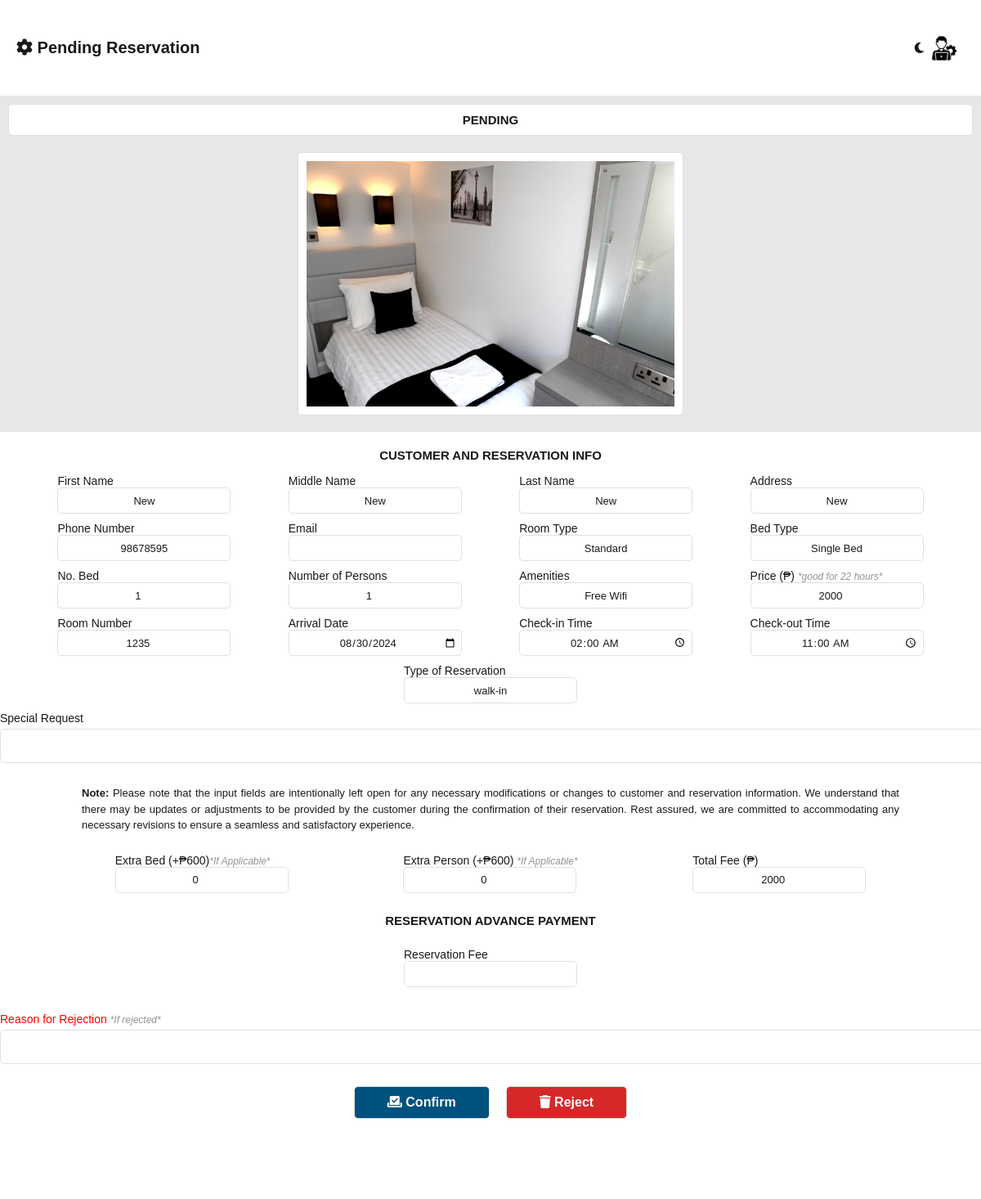
/admin/room_pending.php?manage_id=84 (signed in), run on the app's committed database.
### tables this page shows
CREATE TABLE `reserve_room_tbl` (
  `reserve_id` int(11) NOT NULL,
  `user_id` bigint(255) NOT NULL,
  `status` varchar(255) NOT NULL,
  `reservation_type` varchar(255) NOT NULL,
  `fname` varchar(255) NOT NULL,
  `mname` varchar(255) NOT NULL,
  `lname` varchar(255) NOT NULL,
  `address` varchar(255) NOT NULL,
  `phone_number` bigint(255) NOT NULL,
  `email` varchar(255) NOT NULL,
  `date_of_arrival` text NOT NULL,
  `time_of_arrival` time NOT NULL,
  `room_number` bigint(255) NOT NULL,
  `room_type` varchar(255) NOT NULL,
  `bed_type` varchar(255) NOT NULL,
  `bed_quantity` int(50) NOT NULL,
  `number_of_person` int(255) NOT NULL,
  `amenities` varchar(255) NOT NULL,
  `price` bigint(255) NOT NULL,
  `special_request` varchar(255) NOT NULL,
  `photo` varchar(255) NOT NULL,
  `reservation_fee` bigint(255) NOT NULL,
  `extra_bed` int(255) NOT NULL,
  `extra_person` int(255) NOT NULL,
  `total_fee` bigint(255) NOT NULL,
  `extend_time` int(255) NOT NULL,
  `extend_price` bigint(255) NOT NULL,
  `additional_payment` bigint(255) NOT NULL,
  `time_out` time NOT NULL,
  `rejection_reason` text NOT NULL
);

### admin/room_pending.php (the view, shortened to what this page needs)
<?php
include('db_connect.php');
$manage_data = ['reserve_id' => '', 'fname' => '', 'mname' => '', 'lname' => '', 'address' => '', 'phone_number' => '', 'email' => '', 'date_of_arrival' => '', 'time_of_arrival' => '', 'room_type' => '', 'bed_type' => '', 'bed_quantity' => '', 'number_of_person' => '', 'amenities' => '', 'price' => '', 'special_request' => '', 'reservation_type' => '', 'photo' => ''];
if (isset($_GET['manage_id'])) {
    $manage_id = $_GET['manage_id'];
    $manage_query = "SELECT * FROM reserve_room_tbl WHERE reserve_id = $manage_id";
    $manage_result = mysqli_query($con, $manage_query);
    $manage_data = mysqli_fetch_assoc($manage_result);
}
?>
<!DOCTYPE html>
<html lang="en">
<head>
    <?php
    include 'assets.php'
        ?>
    <link rel="stylesheet" type="text/css" href="css/main.css?v=<?php echo time(); ?>">
    <link rel="stylesheet" type="text/css" href="css/sidenav2.css?v=<?php echo time(); ?>">
    <link rel="stylesheet" type="text/css" href="css/allReservationRoomAndCottage.css?v=<?php echo time(); ?>">
</head>
<body>
    <main>
        <section class="middle-container">
            <div class="header-container">
                <div class="title-head">
                    <label for=""><i class="fa-solid fa-gear"></i> Pending Reservation</label>
                </div>
                <div class="title-head-right">
                    <div class="switch-mode">
                        <i class="fa-regular fa-moon" id="icon"></i>
                    </div>
                    <img src="../system_images/administrator.png" alt="" id="logoImg">
                </div>
            </div>
            <div class="center-container">
                <div class="container">
                    <div class="header-label">
                        <label for="">PENDING</label>
                    </div>
                    <form method="post" action="" class="form-container">
                        <div class="info-container">
                            <div class="image-container">
                                <img name="photo" src="<?php echo $manage_data['photo']; ?>" alt="">
                            </div>
                            <div class="header-label2">
                                <label>CUSTOMER AND RESERVATION INFO</label>
                            </div>
                            <div class="line">
                                <div>
                                    <label>First Name</label><br>
                                    <input name="first_name" value="<?php echo $manage_data['fname']; ?>">
                                </div>
                                <div>
                                    <label>Middle Name</label><br>
                                    <input name="middle_name" value="<?php echo $manage_data['mname']; ?>">
                                </div>
                                <div>
                                    <label>Last Name</label><br>
                                    <input name="last_name" value="<?php echo $manage_data['lname']; ?>">
                                </div>
                                <div>
                                    <label>Address</label><br>
                                    <input name="address" value="<?php echo $manage_data['address']; ?>">
                                </div>
                            </div>
                            <div class="line">
                                <div>
                                    <label>Phone Number</label><br>
                                    <input name="phone_number" value="<?php echo $manage_data['phone_number']; ?>">
                                </div>
                                <div>
                                    <label>Email</label><br>
                                    <input class="notransform" name="email"
                                        value="<?php echo $manage_data['email']; ?>">
                                </div>
                                <div>
                                    <label>Room Type</label><br>
                                    <input name="room_type" value="<?php echo $manage_data['room_type']; ?>">
                                </div>
                                <div>
                                    <label>Bed Type</label><br>
                                    <input type="text" name="bed_type" value="<?php echo $manage_data['bed_type']; ?>">
                                </div>
                            </div>
                            <div class="line">
                                <div>
                                    <label>No. Bed</label><br>
                                    <input type="number" name="bed_quantity"
                                        value="<?php echo $manage_data['bed_quantity']; ?>">
                                </div>
                                <div>
                                    <label>Number of Persons</label><br>
                                    <input type="number" name="number_of_person"
                                        value="<?php echo $manage_data['number_of_person']; ?>">
                                </div>
                                <div>
                                    <label>Amenities</label><br>
                                    <input name="amenities" value="<?php echo $manage_data['amenities']; ?>">
                                </div>
                                <div>
                                    <label>Price (₱) <em id="goodfor">*good for 22 hours*</em></label><br>
                                    <input type="number" name="price" value="<?php echo $manage_data['price']; ?>">
                                </div>
                            </div>
                            <div class="line">
                                <div>
                                    <label>Room Number</label><br>
                                    <input type="number" class="notransform" name="room_number"
                                        value="<?php echo $manage_data['room_number']; ?>">
                                </div>
                                <div>
                                    <label>Arrival Date</label><br>
                                    <input type="date" class="notransform" name="date_of_arrival"
                                        value="<?php echo $manage_data['date_of_arrival']; ?>">
                                </div>
                                <div>
                                    <label>Check-in Time</label><br>
                                    <input type="time" name="time_of_arrival"
                                        value="<?php echo $manage_data['time_of_arrival']; ?>">
                                </div>
                                <div>
                                    <label>Check-out Time</label><br>
                                    <input type="time" name="time_out" value="11:00" required>
                                </div>
                            </div>
                            <div class="line">
                                <div>
                                    <label>Type of Reservation</label><br>
                                    <input type="text" class="notransform" name="reservation_type"
                                        value="<?php echo $manage_data['reservation_type']; ?>" disabled>
                                </div>
                            </div>
                            <div class="line">
                                <div>
                                    <label>Special Request</label><br>
                                    <textarea name="special_request"
                                        id=""><?php echo $manage_data['special_request']; ?></textarea>
                                </div>
                            </div>
                            <div class="note">
                                <p>
                                    <b>Note:</b> Please note that the input fields are intentionally left open for any
                                    necessary modifications or changes to customer and reservation information. We
                                    understand that there may be updates or adjustments to be provided by the customer
                                    during the confirmation of their reservation. Rest assured, we are committed to
                                    accommodating any necessary revisions to ensure a seamless and satisfactory
                                    experience.
                                </p>
                            </div>
                            <div class="line">
                                <div>
                                    <label>Extra Bed (+₱600)<em id="goodfor">*If Applicable*</em></label><br>
                                    <input type="number" class="notransform" name="extra_bed" value="0">
                                </div>
                                <div>
                                    <label>Extra Person (+₱600) <em id="goodfor">*If Applicable*</em></label><br>
                                    <input type="number" name="extra_person" value="0">
                                </div>
                                <div>
                                    <label>Total Fee (₱)</label><br>
                                    <input type="number" name="total_fee" value="" readonly>
                                </div>
                            </div>
                            <div class="header-label2">
                                <label>RESERVATION ADVANCE PAYMENT</label>
                            </div>
                            <div class="payment-container">
                                <div class="line">
                                    <div>
                                        <label>Reservation Fee</label><br>
                                        <input type="number" name="reservation_fee" required>
                                    </div>
                                </div>
                            </div>
                            <br>
                            <div>
                                <div class="line">
                                    <div>
                                        <label style="color: red;">Reason for Rejection <em id="goodfor">*If
                                                rejected*</em></label><br>
                                        <textarea name="rejection_reason" id=""></textarea>
                                    </div>
                                </div>
                            </div>
                        </div>
                        <div class="button-holder">
                            <button class="check-btn" type="submit" name="confirm"><i
                                    class="fa-solid fa-check-to-slot"></i>
                                Confirm</button>
                            <a class="reject-btn" id="reject-btn" name="reject" onclick="confirmReject()"><i
                                    class="fa-solid fa-trash"></i>
                                Reject</a>
                        </div>
                    </form>
                </div>
            </div>
        </section>
    </main>
</body>
</html>

### admin/css/header.css (style rules this page uses)
* { margin: 0; font-family: 'Trebuchet MS', 'Lucida Sans Unicode', 'Lucida Grande', 'Lucida Sans', Arial, sans-serif; box-sizing: none; }
button { cursor: pointer; }

### admin/css/main.css (style rules this page uses)
* { margin: 0; font-family: 'Trebuchet MS', 'Lucida Sans Unicode', 'Lucida Grande', 'Lucida Sans', Arial, sans-serif; }
body { background-color: var(--first-color2); }
button { cursor: pointer; }
a { cursor: pointer; }
:root { --pure-white: white; --first-color: white; --first-color2: #E7E7E7; --second-color: #EAE2B7; --third-color: #FCBF49; --fourth-color: #F77F00; --fifth-color: #D62828; --sixth-color: #00527e; --seventh-color: #18191A; --seventh-color2: #e0e0e0; --seventh-color3: #e0e0e0; --seventh-color4: #757575; --eight-color: #002334; --eight-color2: #001824; --select-color: #F77F00; --select-color2: #cd6a00; --booknow-text: #ffffff; --booknow-text2: #242526; --booknow-border: #F77F00; --reservation-titleborder: #18191A; --reservation-title: #18191A; --reservation-text: white; --box-shadow: #b4b4b4; --after-input: #effaff; --water-border: #EAE2B7; --water-color: #0d2cc5; --gray-button: rgba(220, 220, 220, 0.849); font-size: 62.5%; --tdeven-color: #0023340c; --proceed-color: white; --proceed-bgcolor: #00527e; --cancel-color: white; --cancel-bgcolor: #D62828; --fixed-color: #effaff; --graph-title-color: #777; --legend-text-color: #777; --tooltip-bg-color: #333333; --tooltip-title-color: #ffffff; --tooltip-body-color: #ffffff; --axis-title-color: #777; --axis-ticks-color: #777; }
p { color: var(--seventh-color); font-size: 1.5rem; text-align: justify; line-height: 1.5; }
.center-container { animation: transitionIn 0.5s; }

### admin/css/sidenav2.css (style rules this page uses)
main { width: 100%; display: flex; flex-direction: row; }
.middle-container { width: 100%; display: flex; flex-direction: column; }
.header-container { width: 100%; height: 8vh; background-color: var(--first-color); display: flex; justify-content: space-between; align-items: center; }
.title-head { display: flex; align-items: center; margin-left: 20px; }
.title-head label { font-size: 2rem; font-weight: bold; color: var(--seventh-color); text-transform: capitalize; }
.title-head-right { display: flex; align-items: center; padding: 10px; margin-right: 20px; }
.title-head-right img { height: 30px; }
.title-head-right .switch-mode { margin-right: 10px; }
.switch-mode i { font-size: 15px; cursor: pointer; color: var(--seventh-color); }
.center-container { width: 100%; background-color: var(--first-color2); height: 92vh; overflow-y: scroll; }

### data on the page
reserve_room_tbl: photo (picture), first_name "new", middle_name "new", last_name "new", address "new", phone_number "98678595", room_type "Standard", bed_type "Single bed", bed_quantity "1", number_of_person "1", amenities "free wifi", price "2000", room_number "1235", date_of_arrival "08/30/2024", time_of_arrival "02:00:00", reservation_type "walk-in"
